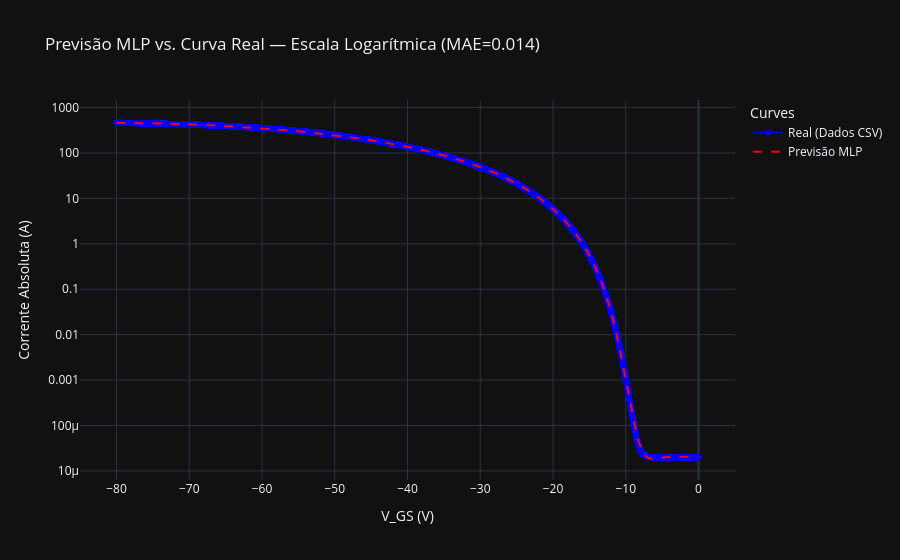

Write notebook code for a chart like this one.
### Markdown cell above
### 6.2 — Gráfico em escala logarítmica

Use esta visualização para avaliar a qualidade do ajuste na região subthreshold e verificar se a inclinação da curva está correta.

### Code cell
plot_curve_comparison(
    V_data=V_real,
    I_real=I_real,
    V_fixed=v_fixed,
    is_transfer=is_transfer,
    mlp_model=(prepare_mlp_features, trained_model, feature_scaler, target_scaler),
    yscale="log",
    title="Previsão MLP vs. Curva Real — Escala Logarítmica"
)

### Figure 1 — Plotly figure (JSON) as saved in the notebook; plotly's stock layout.template omitted (floating-point values rounded to 4 significant figures; data arrays with more than 128 entries replaced by an {"elided": "..."} marker saying what was removed)
{"data": [{"line": {"color": "blue"}, "mode": "lines+markers", "name": "Real (Dados CSV)", "type": "scatter", "x": {"elided": "10000 float values"}, "y": {"elided": "10000 float values"}}, {"line": {"color": "red", "dash": "dash"}, "mode": "lines", "name": "Previsão MLP", "type": "scatter", "x": {"elided": "10000 float values"}, "y": {"elided": "10000 float values"}}], "layout": {"legend": {"title": {"text": "Curves"}}, "title": {"text": "Previsão MLP vs. Curva Real — Escala Logarítmica (MAE=0.014)"}, "xaxis": {"title": {"text": "V_GS (V)"}}, "yaxis": {"title": {"text": "Corrente Absoluta (A)"}, "type": "log"}}}
